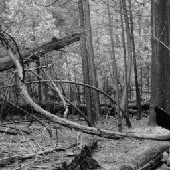
%> input picture assets/woods.png, 170 x 170 px
$ octave solution.m   (GNU Octave 9; MATLAB toolbox functions it lacks are replaced by stand-ins)
%> lines starting %> are read from the running program, lines starting %| are printed output that depends on the picture
clear;
clc;
close all;

% Load and convert the woods image
I = imread('/MATLAB Drive/assets/woods.png');
%> I is the input picture: size 170x170 uint8; min 4, max 238, mean 105.8
I = im2double(I);
%> I: size 170x170 double

% Create Gaussian filter
sigma = 1.5;
mask_size = 6*ceil(sigma)+1;
gaussian = fspecial('gaussian', [mask_size mask_size], sigma);

% Initialize the pyramid
laplacian_pyramid = cell(1, 3);
current_image = I;

% Create the Laplacian pyramid
figure;
for level = 1:3
%> this loop made 3 passes; what is shown inside it comes from the first
    % Smooth the current image
    smoothed = conv2(current_image, gaussian, 'same');
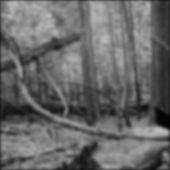
%> smoothed: size 170x170 double; min 0.0138, max 0.75, mean 0.41

    % Calculate Laplacian (difference between original and smoothed)
    laplacian_pyramid{level} = current_image - smoothed;

    % Display the Laplacian result
    subplot(1, 3, level);
    imagesc(laplacian_pyramid{level});
    colormap('gray');
    colorbar;
    title(['Level ' num2str(level)]);
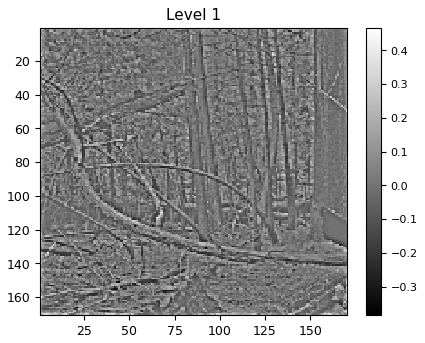
%> figure redrawn from the program's plot data

    % Prepare for next level if not at the last level
    if level < 3
        current_image = imresize(smoothed, 0.5, 'nearest');
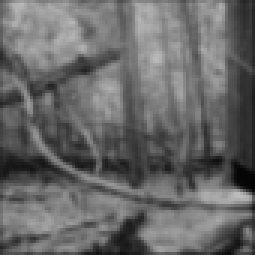
%> current_image: size 85x85 double (shown 3 times larger); min 0.0138, max 0.735, mean 0.409
    end
end
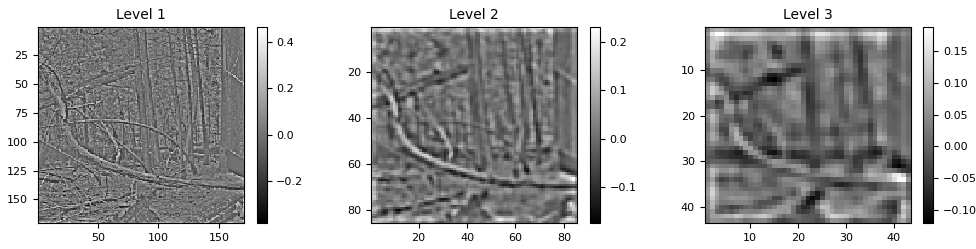
%> figure redrawn from the program's plot data, 3 panels

% Get the last level of the pyramid
last_level = laplacian_pyramid{3};
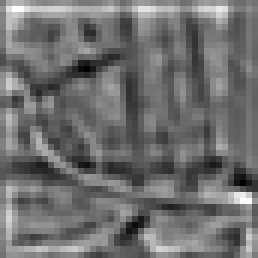
%> last_level: size 43x43 double (shown 6 times larger); min -0.121, max 0.188, mean 0.0138; drawn with min black and max white

% Extract the requested pixel values
value1 = last_level(5, 9);  % row=5, column=9
%> value1 = -0.0181
value2 = last_level(2, 2);  % row=2, column=2
%> value2 = 0.153

% Display the values with 4 decimal places
disp(['Value at row=5, column=9: ', num2str(value1, '%.4f')]);
%| Value at row=5, column=9: -0.0181
disp(['Value at row=2, column=2: ', num2str(value2, '%.4f')]);
%| Value at row=2, column=2: 0.1530

$ run again, with assets/elephant.png copied over assets/woods.png
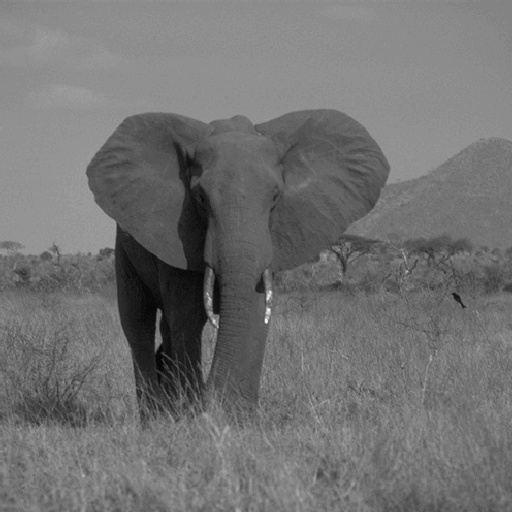
%> input picture assets/elephant.png, 512 x 512 px
%> I is the input picture: size 512x512 uint8; min 6, max 249, mean 113.7
%> I: size 512x512 double
%> `for level = 1:3  smoothed = conv2(current_image, gaussian, 'same');   ..`:
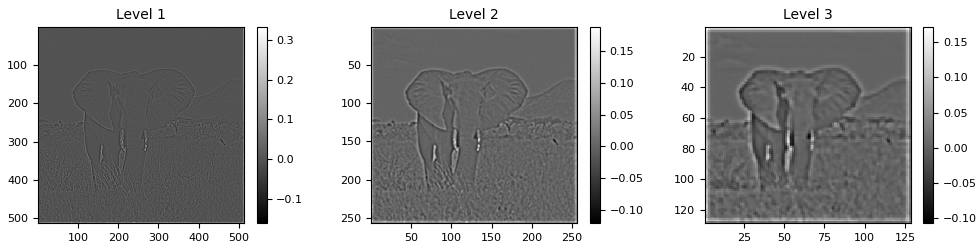
%> figure redrawn from the program's plot data, 3 panels
%> `last_level = laplacian_pyramid{3};`:
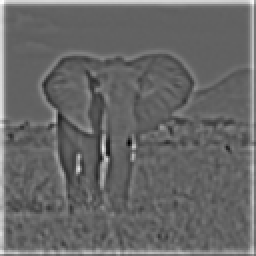
%> last_level: size 128x128 double (shown 2 times larger); min -0.107, max 0.172, mean 0.00675; drawn with min black and max white
%> value1 = -0.000277
%> value2 = 0.167
%| Value at row=5, column=9: -0.0003
%| Value at row=2, column=2: 0.1669
